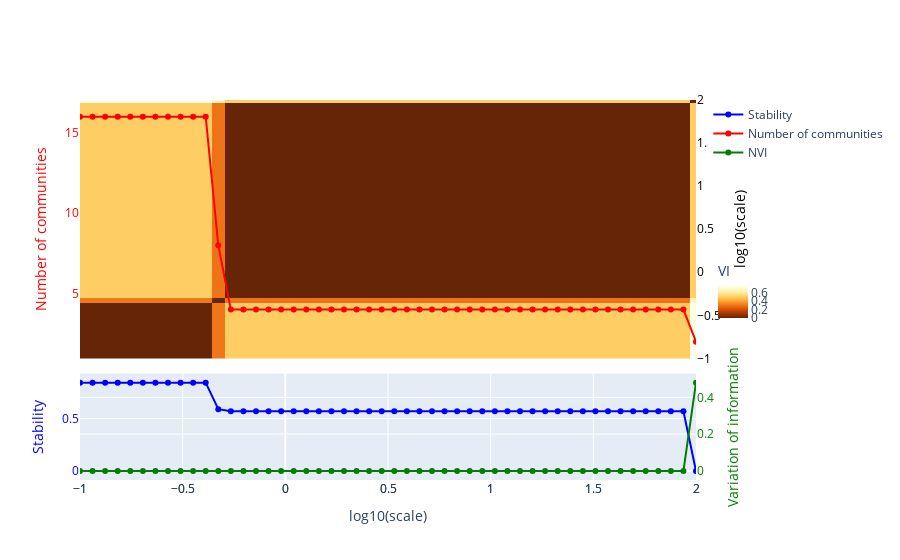

The cell this chart's notebook holds for it:
### Code cell
_ = plotting.plot_scan(results_hypergraph_projection, use_plotly=True)

### Figure 1 — Plotly figure (JSON) as saved in the notebook; plotly's stock layout.template omitted (floating-point values rounded to 4 significant figures; data arrays with more than 128 entries replaced by an {"elided": "..."} marker saying what was removed)
{"data": [{"hovertemplate": "<b>scale</b>: %{x:.2f}, <br>%{text}<extra></extra>", "marker": {"color": "blue"}, "mode": "lines+markers", "name": "Stability", "text": ["Number of communities: 16, <br> Stability: 0.844,\n        <br> Normalised Variation Information: 0.0, <br> Index: 0", "Number of communities: 16, <br> Stability: 0.844,\n        <br> Normalised Variation Information: 0.0, <br> Index: 1", "Number of communities: 16, <br> Stability: 0.844,\n        <br> Normalised Variation Information: 0.0, <br> Index: 2", "Number of communities: 16, <br> Stability: 0.844,\n        <br> Normalised Variation Information: 0.0, <br> Index: 3", "Number of communities: 16, <br> Stability: 0.844,\n        <br> Normalised Variation Information: 0.0, <br> Index: 4", "Number of communities: 16, <br> Stability: 0.844,\n        <br> Normalised Variation Information: 0.0, <br> Index: 5", "Number of communities: 16, <br> Stability: 0.844,\n        <br> Normalised Variation Information: 0.0, <br> Index: 6", "Number of communities: 16, <br> Stability: 0.844,\n        <br> Normalised Variation Information: 0.0, <br> Index: 7", "Number of communities: 16, <br> Stability: 0.844,\n        <br> Normalised Variation Information: 0.0, <br> Index: 8", "Number of communities: 16, <br> Stability: 0.844,\n        <br> Normalised Variation Information: 0.0, <br> Index: 9", "Number of communities: 16, <br> Stability: 0.844,\n        <br> Normalised Variation Information: 0.0, <br> Index: 10", "Number of communities: 8, <br> Stability: 0.59,\n        <br> Normalised Variation Information: 0.0, <br> Index: 11", "Number of communities: 4, <br> Stability: 0.569,\n        <br> Normalised Variation Information: 0.0, <br> Index: 12", "Number of communities: 4, <br> Stability: 0.569,\n        <br> Normalised Variation Information: 0.0, <br> Index: 13", "Number of communities: 4, <br> Stability: 0.569,\n        <br> Normalised Variation Information: 0.0, <br> Index: 14", "Number of communities: 4, <br> Stability: 0.569,\n        <br> Normalised Variation Information: 0.0, <br> Index: 15", "Number of communities: 4, <br> Stability: 0.569,\n        <br> Normalised Variation Information: 0.0, <br> Index: 16", "Number of communities: 4, <br> Stability: 0.569,\n        <br> Normalised Variation Information: 0.0, <br> Index: 17", "Number of communities: 4, <br> Stability: 0.569,\n        <br> Normalised Variation Information: 0.0, <br> Index: 18", "Number of communities: 4, <br> Stability: 0.569,\n        <br> Normalised Variation Information: 0.0, <br> Index: 19", "Number of communities: 4, <br> Stability: 0.569,\n        <br> Normalised Variation Information: 0.0, <br> Index: 20", "Number of communities: 4, <br> Stability: 0.569,\n        <br> Normalised Variation Information: 0.0, <br> Index: 21", "Number of communities: 4, <br> Stability: 0.569,\n        <br> Normalised Variation Information: 0.0, <br> Index: 22", "Number of communities: 4, <br> Stability: 0.569,\n        <br> Normalised Variation Information: 0.0, <br> Index: 23", "Number of communities: 4, <br> Stability: 0.569,\n        <br> Normalised Variation Information: 0.0, <br> Index: 24", "Number of communities: 4, <br> Stability: 0.569,\n        <br> Normalised Variation Information: 0.0, <br> Index: 25", "Number of communities: 4, <br> Stability: 0.569,\n        <br> Normalised Variation Information: 0.0, <br> Index: 26", "Number of communities: 4, <br> Stability: 0.569,\n        <br> Normalised Variation Information: 0.0, <br> Index: 27", "Number of communities: 4, <br> Stability: 0.569,\n        <br> Normalised Variation Information: 0.0, <br> Index: 28", "Number of communities: 4, <br> Stability: 0.569,\n        <br> Normalised Variation Information: 0.0, <br> Index: 29", "Number of communities: 4, <br> Stability: 0.569,\n        <br> Normalised Variation Information: 0.0, <br> Index: 30", "Number of communities: 4, <br> Stability: 0.569,\n        <br> Normalised Variation Information: 0.0, <br> Index: 31", "Number of communities: 4, <br> Stability: 0.569,\n        <br> Normalised Variation Information: 0.0, <br> Index: 32", "Number of communities: 4, <br> Stability: 0.569,\n        <br> Normalised Variation Information: 0.0, <br> Index: 33", "Number of communities: 4, <br> Stability: 0.569,\n        <br> Normalised Variation Information: 0.0, <br> Index: 34", "Number of communities: 4, <br> Stability: 0.569,\n        <br> Normalised Variation Information: 0.0, <br> Index: 35", "Number of communities: 4, <br> Stability: 0.569,\n        <br> Normalised Variation Information: 0.0, <br> Index: 36", "Number of communities: 4, <br> Stability: 0.569,\n        <br> Normalised Variation Information: 0.0, <br> Index: 37", "Number of communities: 4, <br> Stability: 0.569,\n        <br> Normalised Variation Information: 0.0, <br> Index: 38", "Number of communities: 4, <br> Stability: 0.569,\n        <br> Normalised Variation Information: 0.0, <br> Index: 39", "Number of communities: 4, <br> Stability: 0.569,\n        <br> Normalised Variation Information: 0.0, <br> Index: 40", "Number of communities: 4, <br> Stability: 0.569,\n        <br> Normalised Variation Information: 0.0, <br> Index: 41", "Number of communities: 4, <br> Stability: 0.569,\n        <br> Normalised Variation Information: 0.0, <br> Index: 42", "Number of communities: 4, <br> Stability: 0.569,\n        <br> Normalised Variation Information: 0.0, <br> Index: 43", "Number of communities: 4, <br> Stability: 0.569,\n        <br> Normalised Variation Information: 0.0, <br> Index: 44", "Number of communities: 4, <br> Stability: 0.569,\n        <br> Normalised Variation Information: 0.0, <br> Index: 45", "Number of communities: 4, <br> Stability: 0.569,\n        <br> Normalised Variation Information: 0.0, <br> Index: 46", "Number of communities: 4, <br> Stability: 0.569,\n        <br> Normalised Variation Information: 0.0, <br> Index: 47", "Number of communities: 4, <br> Stability: 0.569,\n        <br> Normalised Variation Information: 0.0, <br> Index: 48", "Number of communities: 2, <br> Stability: 0.0,\n        <br> Normalised Variation Information: 0.48, <br> Index: 49"], "type": "scatter", "x": [-1, -0.9388, -0.8776, -0.8163, -0.7551, -0.6939, -0.6327, -0.5714, -0.5102, -0.449, -0.3878, -0.3265, -0.2653, -0.2041, -0.1429, -0.08163, -0.02041, 0.04082, 0.102, 0.1633, 0.2245, 0.2857, 0.3469, 0.4082, 0.4694, 0.5306, 0.5918, 0.6531, 0.7143, 0.7755, 0.8367, 0.898, 0.9592, 1.02, 1.082, 1.143, 1.204, 1.265, 1.327, 1.388, 1.449, 1.51, 1.571, 1.633, 1.694, 1.755, 1.816, 1.878, 1.939, 2], "y": [0.8437, 0.8437, 0.8437, 0.8437, 0.8437, 0.8437, 0.8437, 0.8437, 0.8437, 0.8437, 0.8437, 0.5903, 0.5695, 0.5695, 0.5695, 0.5695, 0.5695, 0.5695, 0.5695, 0.5695, 0.5695, 0.5695, 0.5695, 0.5695, 0.5695, 0.5695, 0.5695, 0.5695, 0.5695, 0.5695, 0.5695, 0.5695, 0.5695, 0.5695, 0.5695, 0.5695, 0.5695, 0.5695, 0.5695, 0.5695, 0.5695, 0.5695, 0.5695, 0.5695, 0.5695, 0.5695, 0.5695, 0.5695, 0.5695, 5.556e-13]}, {"hovertemplate": "<b>scale</b>: %{x:.2f}, <br>%{text}<extra></extra>", "marker": {"color": "red"}, "mode": "lines+markers", "name": "Number of communities", "text": ["Number of communities: 16, <br> Stability: 0.844,\n        <br> Normalised Variation Information: 0.0, <br> Index: 0", "Number of communities: 16, <br> Stability: 0.844,\n        <br> Normalised Variation Information: 0.0, <br> Index: 1", "Number of communities: 16, <br> Stability: 0.844,\n        <br> Normalised Variation Information: 0.0, <br> Index: 2", "Number of communities: 16, <br> Stability: 0.844,\n        <br> Normalised Variation Information: 0.0, <br> Index: 3", "Number of communities: 16, <br> Stability: 0.844,\n        <br> Normalised Variation Information: 0.0, <br> Index: 4", "Number of communities: 16, <br> Stability: 0.844,\n        <br> Normalised Variation Information: 0.0, <br> Index: 5", "Number of communities: 16, <br> Stability: 0.844,\n        <br> Normalised Variation Information: 0.0, <br> Index: 6", "Number of communities: 16, <br> Stability: 0.844,\n        <br> Normalised Variation Information: 0.0, <br> Index: 7", "Number of communities: 16, <br> Stability: 0.844,\n        <br> Normalised Variation Information: 0.0, <br> Index: 8", "Number of communities: 16, <br> Stability: 0.844,\n        <br> Normalised Variation Information: 0.0, <br> Index: 9", "Number of communities: 16, <br> Stability: 0.844,\n        <br> Normalised Variation Information: 0.0, <br> Index: 10", "Number of communities: 8, <br> Stability: 0.59,\n        <br> Normalised Variation Information: 0.0, <br> Index: 11", "Number of communities: 4, <br> Stability: 0.569,\n        <br> Normalised Variation Information: 0.0, <br> Index: 12", "Number of communities: 4, <br> Stability: 0.569,\n        <br> Normalised Variation Information: 0.0, <br> Index: 13", "Number of communities: 4, <br> Stability: 0.569,\n        <br> Normalised Variation Information: 0.0, <br> Index: 14", "Number of communities: 4, <br> Stability: 0.569,\n        <br> Normalised Variation Information: 0.0, <br> Index: 15", "Number of communities: 4, <br> Stability: 0.569,\n        <br> Normalised Variation Information: 0.0, <br> Index: 16", "Number of communities: 4, <br> Stability: 0.569,\n        <br> Normalised Variation Information: 0.0, <br> Index: 17", "Number of communities: 4, <br> Stability: 0.569,\n        <br> Normalised Variation Information: 0.0, <br> Index: 18", "Number of communities: 4, <br> Stability: 0.569,\n        <br> Normalised Variation Information: 0.0, <br> Index: 19", "Number of communities: 4, <br> Stability: 0.569,\n        <br> Normalised Variation Information: 0.0, <br> Index: 20", "Number of communities: 4, <br> Stability: 0.569,\n        <br> Normalised Variation Information: 0.0, <br> Index: 21", "Number of communities: 4, <br> Stability: 0.569,\n        <br> Normalised Variation Information: 0.0, <br> Index: 22", "Number of communities: 4, <br> Stability: 0.569,\n        <br> Normalised Variation Information: 0.0, <br> Index: 23", "Number of communities: 4, <br> Stability: 0.569,\n        <br> Normalised Variation Information: 0.0, <br> Index: 24", "Number of communities: 4, <br> Stability: 0.569,\n        <br> Normalised Variation Information: 0.0, <br> Index: 25", "Number of communities: 4, <br> Stability: 0.569,\n        <br> Normalised Variation Information: 0.0, <br> Index: 26", "Number of communities: 4, <br> Stability: 0.569,\n        <br> Normalised Variation Information: 0.0, <br> Index: 27", "Number of communities: 4, <br> Stability: 0.569,\n        <br> Normalised Variation Information: 0.0, <br> Index: 28", "Number of communities: 4, <br> Stability: 0.569,\n        <br> Normalised Variation Information: 0.0, <br> Index: 29", "Number of communities: 4, <br> Stability: 0.569,\n        <br> Normalised Variation Information: 0.0, <br> Index: 30", "Number of communities: 4, <br> Stability: 0.569,\n        <br> Normalised Variation Information: 0.0, <br> Index: 31", "Number of communities: 4, <br> Stability: 0.569,\n        <br> Normalised Variation Information: 0.0, <br> Index: 32", "Number of communities: 4, <br> Stability: 0.569,\n        <br> Normalised Variation Information: 0.0, <br> Index: 33", "Number of communities: 4, <br> Stability: 0.569,\n        <br> Normalised Variation Information: 0.0, <br> Index: 34", "Number of communities: 4, <br> Stability: 0.569,\n        <br> Normalised Variation Information: 0.0, <br> Index: 35", "Number of communities: 4, <br> Stability: 0.569,\n        <br> Normalised Variation Information: 0.0, <br> Index: 36", "Number of communities: 4, <br> Stability: 0.569,\n        <br> Normalised Variation Information: 0.0, <br> Index: 37", "Number of communities: 4, <br> Stability: 0.569,\n        <br> Normalised Variation Information: 0.0, <br> Index: 38", "Number of communities: 4, <br> Stability: 0.569,\n        <br> Normalised Variation Information: 0.0, <br> Index: 39", "Number of communities: 4, <br> Stability: 0.569,\n        <br> Normalised Variation Information: 0.0, <br> Index: 40", "Number of communities: 4, <br> Stability: 0.569,\n        <br> Normalised Variation Information: 0.0, <br> Index: 41", "Number of communities: 4, <br> Stability: 0.569,\n        <br> Normalised Variation Information: 0.0, <br> Index: 42", "Number of communities: 4, <br> Stability: 0.569,\n        <br> Normalised Variation Information: 0.0, <br> Index: 43", "Number of communities: 4, <br> Stability: 0.569,\n        <br> Normalised Variation Information: 0.0, <br> Index: 44", "Number of communities: 4, <br> Stability: 0.569,\n        <br> Normalised Variation Information: 0.0, <br> Index: 45", "Number of communities: 4, <br> Stability: 0.569,\n        <br> Normalised Variation Information: 0.0, <br> Index: 46", "Number of communities: 4, <br> Stability: 0.569,\n        <br> Normalised Variation Information: 0.0, <br> Index: 47", "Number of communities: 4, <br> Stability: 0.569,\n        <br> Normalised Variation Information: 0.0, <br> Index: 48", "Number of communities: 2, <br> Stability: 0.0,\n        <br> Normalised Variation Information: 0.48, <br> Index: 49"], "type": "scatter", "x": [-1, -0.9388, -0.8776, -0.8163, -0.7551, -0.6939, -0.6327, -0.5714, -0.5102, -0.449, -0.3878, -0.3265, -0.2653, -0.2041, -0.1429, -0.08163, -0.02041, 0.04082, 0.102, 0.1633, 0.2245, 0.2857, 0.3469, 0.4082, 0.4694, 0.5306, 0.5918, 0.6531, 0.7143, 0.7755, 0.8367, 0.898, 0.9592, 1.02, 1.082, 1.143, 1.204, 1.265, 1.327, 1.388, 1.449, 1.51, 1.571, 1.633, 1.694, 1.755, 1.816, 1.878, 1.939, 2], "xaxis": "x2", "y": [16, 16, 16, 16, 16, 16, 16, 16, 16, 16, 16, 8, 4, 4, 4, 4, 4, 4, 4, 4, 4, 4, 4, 4, 4, 4, 4, 4, 4, 4, 4, 4, 4, 4, 4, 4, 4, 4, 4, 4, 4, 4, 4, 4, 4, 4, 4, 4, 4, 2], "yaxis": "y4"}, {"hovertemplate": "<b>scale</b>: %{x:.2f}, <br>%{text}<extra></extra>", "marker": {"color": "green"}, "mode": "lines+markers", "name": "NVI", "opacity": 1, "text": ["Number of communities: 16, <br> Stability: 0.844,\n        <br> Normalised Variation Information: 0.0, <br> Index: 0", "Number of communities: 16, <br> Stability: 0.844,\n        <br> Normalised Variation Information: 0.0, <br> Index: 1", "Number of communities: 16, <br> Stability: 0.844,\n        <br> Normalised Variation Information: 0.0, <br> Index: 2", "Number of communities: 16, <br> Stability: 0.844,\n        <br> Normalised Variation Information: 0.0, <br> Index: 3", "Number of communities: 16, <br> Stability: 0.844,\n        <br> Normalised Variation Information: 0.0, <br> Index: 4", "Number of communities: 16, <br> Stability: 0.844,\n        <br> Normalised Variation Information: 0.0, <br> Index: 5", "Number of communities: 16, <br> Stability: 0.844,\n        <br> Normalised Variation Information: 0.0, <br> Index: 6", "Number of communities: 16, <br> Stability: 0.844,\n        <br> Normalised Variation Information: 0.0, <br> Index: 7", "Number of communities: 16, <br> Stability: 0.844,\n        <br> Normalised Variation Information: 0.0, <br> Index: 8", "Number of communities: 16, <br> Stability: 0.844,\n        <br> Normalised Variation Information: 0.0, <br> Index: 9", "Number of communities: 16, <br> Stability: 0.844,\n        <br> Normalised Variation Information: 0.0, <br> Index: 10", "Number of communities: 8, <br> Stability: 0.59,\n        <br> Normalised Variation Information: 0.0, <br> Index: 11", "Number of communities: 4, <br> Stability: 0.569,\n        <br> Normalised Variation Information: 0.0, <br> Index: 12", "Number of communities: 4, <br> Stability: 0.569,\n        <br> Normalised Variation Information: 0.0, <br> Index: 13", "Number of communities: 4, <br> Stability: 0.569,\n        <br> Normalised Variation Information: 0.0, <br> Index: 14", "Number of communities: 4, <br> Stability: 0.569,\n        <br> Normalised Variation Information: 0.0, <br> Index: 15", "Number of communities: 4, <br> Stability: 0.569,\n        <br> Normalised Variation Information: 0.0, <br> Index: 16", "Number of communities: 4, <br> Stability: 0.569,\n        <br> Normalised Variation Information: 0.0, <br> Index: 17", "Number of communities: 4, <br> Stability: 0.569,\n        <br> Normalised Variation Information: 0.0, <br> Index: 18", "Number of communities: 4, <br> Stability: 0.569,\n        <br> Normalised Variation Information: 0.0, <br> Index: 19", "Number of communities: 4, <br> Stability: 0.569,\n        <br> Normalised Variation Information: 0.0, <br> Index: 20", "Number of communities: 4, <br> Stability: 0.569,\n        <br> Normalised Variation Information: 0.0, <br> Index: 21", "Number of communities: 4, <br> Stability: 0.569,\n        <br> Normalised Variation Information: 0.0, <br> Index: 22", "Number of communities: 4, <br> Stability: 0.569,\n        <br> Normalised Variation Information: 0.0, <br> Index: 23", "Number of communities: 4, <br> Stability: 0.569,\n        <br> Normalised Variation Information: 0.0, <br> Index: 24", "Number of communities: 4, <br> Stability: 0.569,\n        <br> Normalised Variation Information: 0.0, <br> Index: 25", "Number of communities: 4, <br> Stability: 0.569,\n        <br> Normalised Variation Information: 0.0, <br> Index: 26", "Number of communities: 4, <br> Stability: 0.569,\n        <br> Normalised Variation Information: 0.0, <br> Index: 27", "Number of communities: 4, <br> Stability: 0.569,\n        <br> Normalised Variation Information: 0.0, <br> Index: 28", "Number of communities: 4, <br> Stability: 0.569,\n        <br> Normalised Variation Information: 0.0, <br> Index: 29", "Number of communities: 4, <br> Stability: 0.569,\n        <br> Normalised Variation Information: 0.0, <br> Index: 30", "Number of communities: 4, <br> Stability: 0.569,\n        <br> Normalised Variation Information: 0.0, <br> Index: 31", "Number of communities: 4, <br> Stability: 0.569,\n        <br> Normalised Variation Information: 0.0, <br> Index: 32", "Number of communities: 4, <br> Stability: 0.569,\n        <br> Normalised Variation Information: 0.0, <br> Index: 33", "Number of communities: 4, <br> Stability: 0.569,\n        <br> Normalised Variation Information: 0.0, <br> Index: 34", "Number of communities: 4, <br> Stability: 0.569,\n        <br> Normalised Variation Information: 0.0, <br> Index: 35", "Number of communities: 4, <br> Stability: 0.569,\n        <br> Normalised Variation Information: 0.0, <br> Index: 36", "Number of communities: 4, <br> Stability: 0.569,\n        <br> Normalised Variation Information: 0.0, <br> Index: 37", "Number of communities: 4, <br> Stability: 0.569,\n        <br> Normalised Variation Information: 0.0, <br> Index: 38", "Number of communities: 4, <br> Stability: 0.569,\n        <br> Normalised Variation Information: 0.0, <br> Index: 39", "Number of communities: 4, <br> Stability: 0.569,\n        <br> Normalised Variation Information: 0.0, <br> Index: 40", "Number of communities: 4, <br> Stability: 0.569,\n        <br> Normalised Variation Information: 0.0, <br> Index: 41", "Number of communities: 4, <br> Stability: 0.569,\n        <br> Normalised Variation Information: 0.0, <br> Index: 42", "Number of communities: 4, <br> Stability: 0.569,\n        <br> Normalised Variation Information: 0.0, <br> Index: 43", "Number of communities: 4, <br> Stability: 0.569,\n        <br> Normalised Variation Information: 0.0, <br> Index: 44", "Number of communities: 4, <br> Stability: 0.569,\n        <br> Normalised Variation Information: 0.0, <br> Index: 45", "Number of communities: 4, <br> Stability: 0.569,\n        <br> Normalised Variation Information: 0.0, <br> Index: 46", "Number of communities: 4, <br> Stability: 0.569,\n        <br> Normalised Variation Information: 0.0, <br> Index: 47", "Number of communities: 4, <br> Stability: 0.569,\n        <br> Normalised Variation Information: 0.0, <br> Index: 48", "Number of communities: 2, <br> Stability: 0.0,\n        <br> Normalised Variation Information: 0.48, <br> Index: 49"], "type": "scatter", "x": [-1, -0.9388, -0.8776, -0.8163, -0.7551, -0.6939, -0.6327, -0.5714, -0.5102, -0.449, -0.3878, -0.3265, -0.2653, -0.2041, -0.1429, -0.08163, -0.02041, 0.04082, 0.102, 0.1633, 0.2245, 0.2857, 0.3469, 0.4082, 0.4694, 0.5306, 0.5918, 0.6531, 0.7143, 0.7755, 0.8367, 0.898, 0.9592, 1.02, 1.082, 1.143, 1.204, 1.265, 1.327, 1.388, 1.449, 1.51, 1.571, 1.633, 1.694, 1.755, 1.816, 1.878, 1.939, 2], "xaxis": "x", "y": [0, 0, 0, 0, 0, 0, 0, 0, 0, 0, 0, 0, 0, 0, 0, 0, 0, 0, 0, 0, 0, 0, 0, 0, 0, 0, 0, 0, 0, 0, 0, 0, 0, 0, 0, 0, 0, 0, 0, 0, 0, 0, 0, 0, 0, 0, 0, 0, 0, 0.48], "yaxis": "y3"}, {"colorbar": {"len": 0.2, "title": {"text": "VI"}, "y": 0.5, "yanchor": "middle"}, "colorscale": [[0, "rgb(102,37,6)"], [0.125, "rgb(153,52,4)"], [0.25, "rgb(204,76,2)"], [0.375, "rgb(236,112,20)"], [0.5, "rgb(254,153,41)"], [0.625, "rgb(254,196,79)"], [0.75, "rgb(254,227,145)"], [0.875, "rgb(255,247,188)"], [1, "rgb(255,255,229)"]], "hoverinfo": "skip", "showscale": true, "type": "heatmap", "x": [-1, -0.9388, -0.8776, -0.8163, -0.7551, -0.6939, -0.6327, -0.5714, -0.5102, -0.449, -0.3878, -0.3265, -0.2653, -0.2041, -0.1429, -0.08163, -0.02041, 0.04082, 0.102, 0.1633, 0.2245, 0.2857, 0.3469, 0.4082, 0.4694, 0.5306, 0.5918, 0.6531, 0.7143, 0.7755, 0.8367, 0.898, 0.9592, 1.02, 1.082, 1.143, 1.204, 1.265, 1.327, 1.388, 1.449, 1.51, 1.571, 1.633, 1.694, 1.755, 1.816, 1.878, 1.939, 2], "xaxis": "x2", "y": [-1, -0.9388, -0.8776, -0.8163, -0.7551, -0.6939, -0.6327, -0.5714, -0.5102, -0.449, -0.3878, -0.3265, -0.2653, -0.2041, -0.1429, -0.08163, -0.02041, 0.04082, 0.102, 0.1633, 0.2245, 0.2857, 0.3469, 0.4082, 0.4694, 0.5306, 0.5918, 0.6531, 0.7143, 0.7755, 0.8367, 0.898, 0.9592, 1.02, 1.082, 1.143, 1.204, 1.265, 1.327, 1.388, 1.449, 1.51, 1.571, 1.633, 1.694, 1.755, 1.816, 1.878, 1.939, 2], "yaxis": "y2", "z": {"elided": "50x50 float values"}}], "layout": {"xaxis": {"range": [-1, 2], "title": {"text": "log10(scale)"}}, "xaxis2": {"range": [-1, 2]}, "yaxis": {"domain": [0, 0.28], "tickfont": {"color": "blue"}, "title": {"font": {"color": "blue"}, "text": "Stability"}}, "yaxis2": {"domain": [0.32, 1], "range": [-1, 2], "side": "right", "tickfont": {"color": "black"}, "title": {"font": {"color": "black"}, "text": "log10(scale)"}}, "yaxis3": {"overlaying": "y", "showticklabels": true, "side": "right", "tickfont": {"color": "green"}, "title": {"font": {"color": "green"}, "text": "Variation of information"}}, "yaxis4": {"overlaying": "y2", "tickfont": {"color": "red"}, "title": {"font": {"color": "red"}, "text": "Number of communities"}}}}
